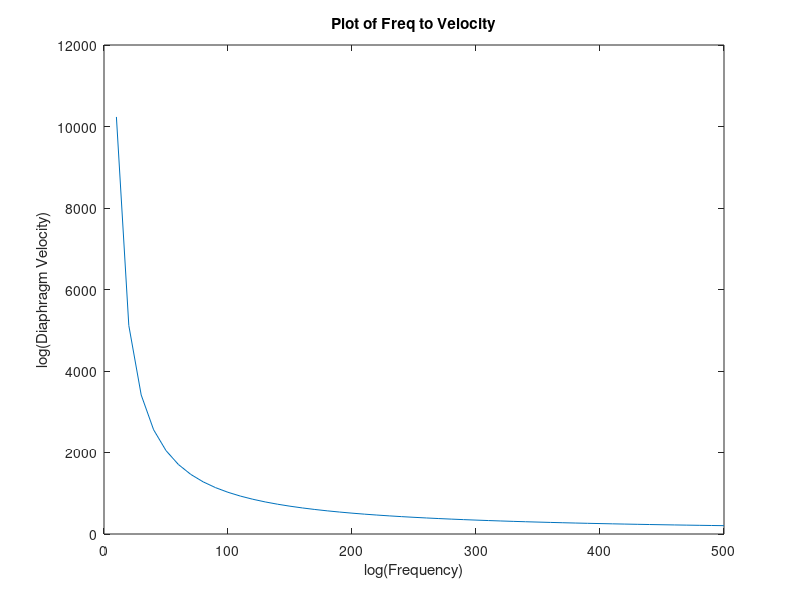

Source code (MATLAB): (Note: this script raises an error after producing the figure.)
clf
clear

p = 3169.79;
rho = 1.2;
S_D = 0.146;
r = 4;
c = 343;

f = linspace(10,500,50);
u_D =@(x) p ./ sqrt(2) .* 1./abs(1i .* 2 .* pi .* f .* rho .* S_D ./ (4.*pi) .* exp(1i .* 2 .* pi .* f ./ c)./r);

u = u_D(f);


plot(f,u)
title('Plot of Freq to Velocity')
xlabel('log(Frequency)');
ylabel('log(Diaphragm Velocity)');

xline(50);
xline(100);
xline(200);
xline(400);

grid minor